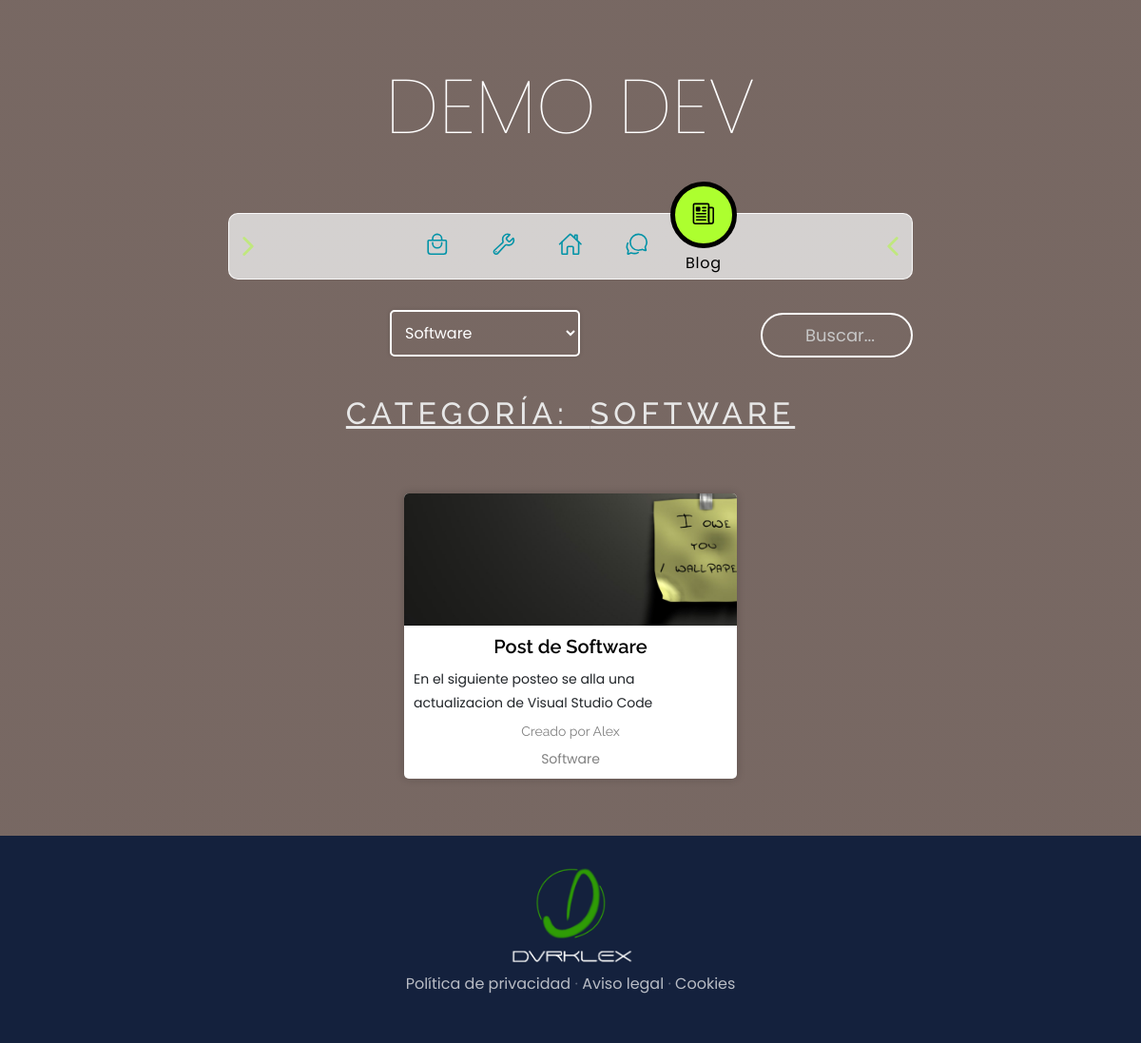
Page /blog/categoria/3/ on the earlier database version.
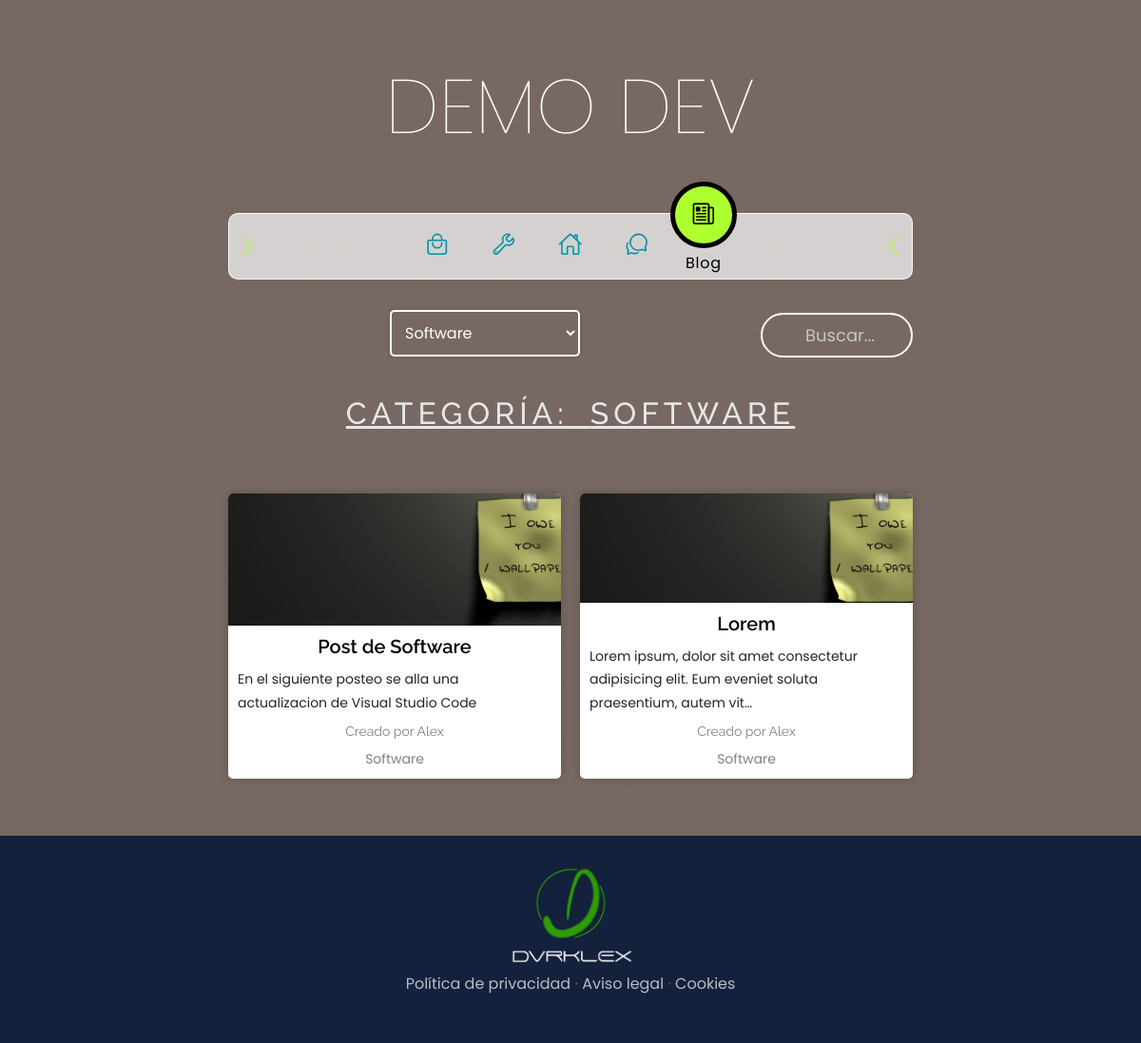
Same page on the later database version.
### blog/models.py (models this page shows, shortened)
class Post(models.Model):
    titulo = models.CharField(max_length=50)
    contenido = models.TextField()
    imagen = models.ImageField(upload_to='post', null=True, blank=True) #opcional cargar una imagen en cada post
    autor = models.ForeignKey(User, on_delete=models.CASCADE) #eliminar en cascada todos los post de un usuario
    categoria = models.ManyToManyField(Categoria) #relación mucho a mucho
    created = models.DateTimeField(auto_now_add=True)
    updated = models.DateTimeField(auto_now_add=True)
    class Meta:
        verbose_name = 'post'
        verbose_name_plural = 'posts'

class Categoria(models.Model):
    nombre = models.CharField(max_length=50)
    created = models.DateTimeField(auto_now_add=True) #cuando se crea el registro
    updated = models.DateTimeField(auto_now_add=True) #cuando se actualiza el registro
    class Meta:
        verbose_name = 'categoria'
        verbose_name_plural = 'categorias'

### blog/views.py (the view)
# urls.py: path('categoria/<int:categoria_id>/', views.categoria, name='categoria'),
def categoria(request, categoria_id):
    view_name = 'Categoria'
    categoria = Categoria.objects.get(id=categoria_id)
    posts = Post.objects.filter(categoria=categoria)
    categorias = Categoria.objects.all()
    return render(request, 'blog/categoria.html', {
        'view_name': view_name,
        'categoria': categoria,
        'posts': posts,
        'categorias': categorias,
        'categoria_id': categoria_id # Pasar el categoria_id a la plantilla
    })

### blog/templates/blog/categoria.html (shortened to what this page needs)
{% extends '../webProject_app/base.html' %}
{% load static %}
{% block content %}
    <div class="sub_menu">
        <div class="dropdown">
            <select onchange="location = this.value;">
                {% for categoria in categorias %}
                    {% if categoria.id == categoria_id %}
                        <option value="{% url 'categoria' categoria.id %}" selected>{{ categoria.nombre }}</option>
                    {% else %}
                        <option value="{% url 'categoria' categoria.id %}">{{ categoria.nombre }}</option>
                    {% endif %}
                {% endfor %}
            </select>
        </div>
        <form method="get" action="{% url 'buscar' %}">
            <div class="search_bar">
                <input type="search" name="search" id="search" placeholder="Buscar...">
            </div>
        </form>
    </div>
    <h2 class="titulo_cat_filtro">Categoría: {{categoria.nombre}}</h2>
    <div class="posts_container">
        {% for post in posts %}
            {% if post.imagen %}
                <div class="post_w_img">
                    <div class="post_header">
                        <img src="{{ post.imagen.url }}" alt="{{ post.titulo }}" class="card_img">
                    </div>
                    <div class="post_card_body">
                        <a href="{% url 'view_post' post.id %}"class='viewpost'><h2 class="post_card_title">{{ post.titulo }}</h2></a>
                        <p class="post_card_content">{{ post.contenido|truncatechars:100 }}</p>
                        <h3>Creado por {{ post.autor }}</h3>
                        {% for categorias in post.categoria.all %}
                            <a href="{% url 'categoria' categorias.id %}" class="postcategory"><span class="post_card_category">{{ categorias.nombre }}</span></a>
                        {% endfor %}
                    </div>
                </div>
            {% else %}
                <div class="post_w_img">
                    <div class="post_header">
                        <img src="{% static 'blog/img/post_sin_img.jpg' %}" alt="{{ post.titulo }}" class="card_img">
                    </div>
                    <div class="post_card_body">
                        <a href="{% url 'view_post' post.id %}"class='viewpost'><h2 class="post_card_title">{{ post.titulo }}</h2></a>
                        <p class="post_card_content">{{ post.contenido|truncatechars:100 }}</p>
                        <h3>Creado por {{ post.autor }}</h3>
                        {% for categorias in post.categoria.all %}
                            <a href="{% url 'categoria' categorias.id %}" class="postcategory"><span class="post_card_category">{{ categorias.nombre }}</span></a>
                        {% endfor %}
                    </div>
                </div>
            {% endif %}
        {% endfor %}
    </div>
{% endblock %}

Differences in the rows shown:
added Post: titulo "Lorem", contenido "Lorem ipsum, dolor sit amet consectetur adipisicing elit. Eum eveniet soluta praesentium, autem vit…", autor "Alex", Categoria (nombre "Software")
